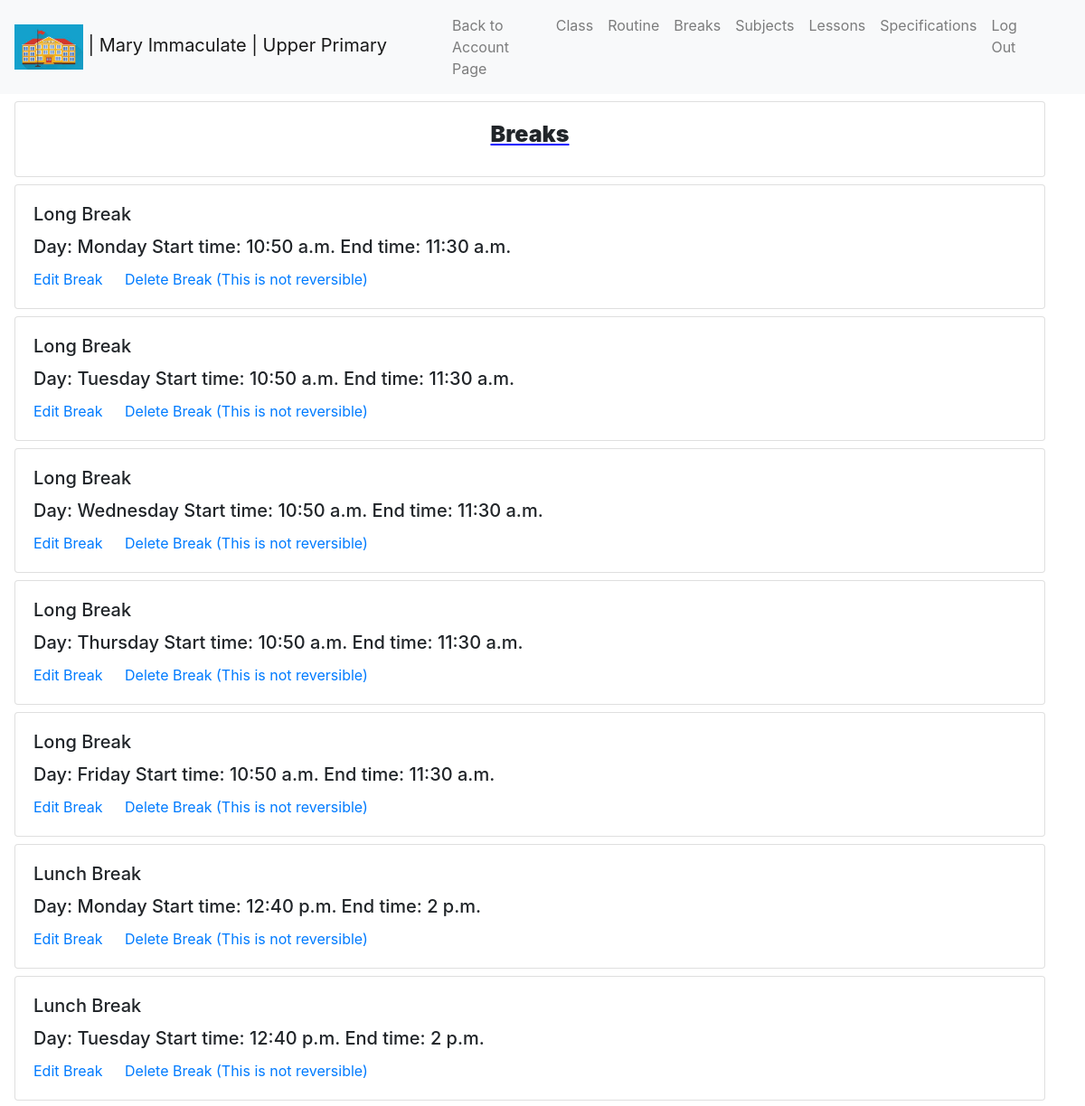
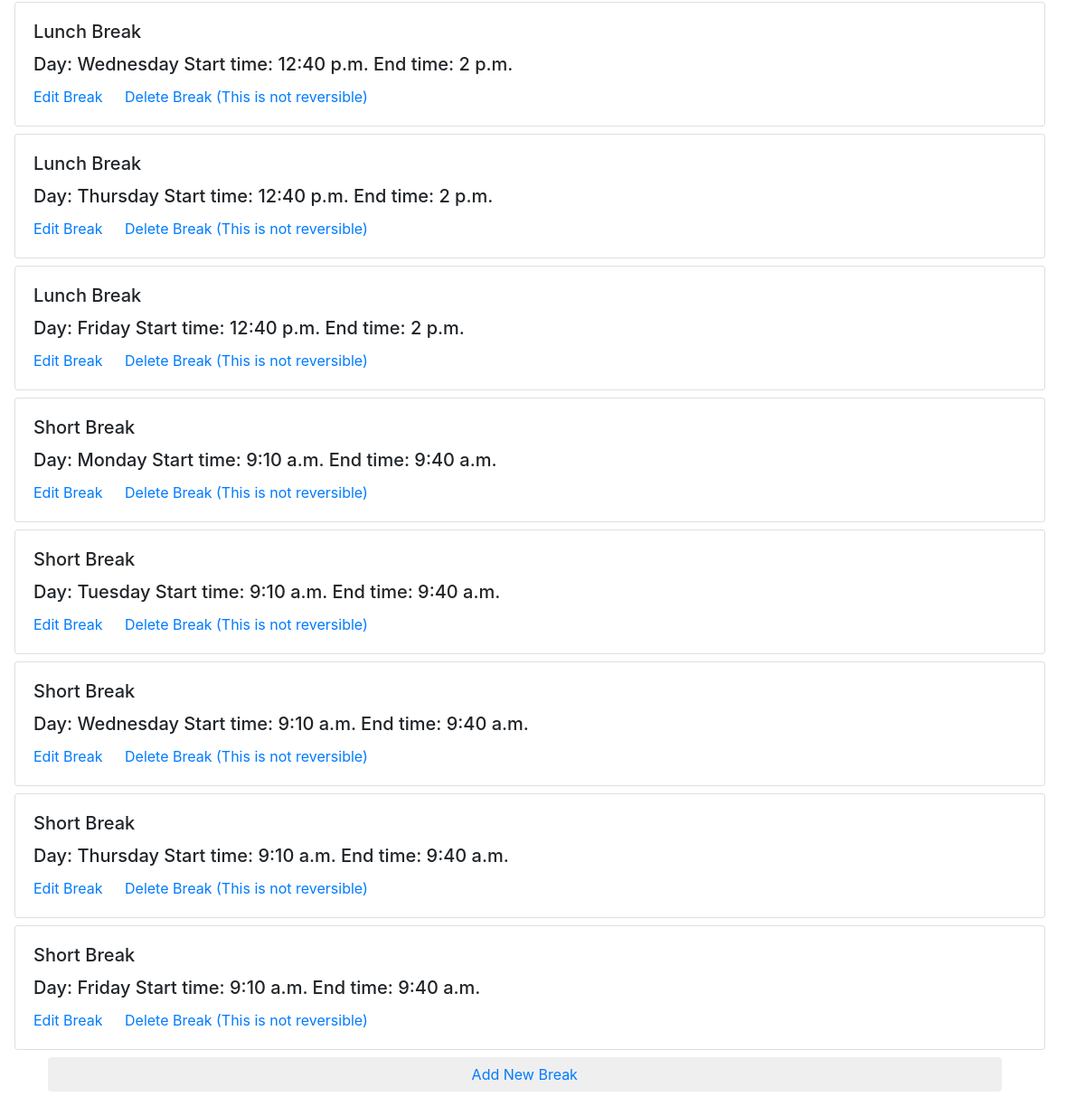
The page /school/S6gHC1W5/groups/upper-primary/breaks/ (signed in) on the database its author committed (2 pictures, top to bottom).
### school/models.py (models this page shows, shortened)
class School(models.Model):
    user = models.ForeignKey(settings.AUTH_USER_MODEL, on_delete=models.CASCADE, db_index=True)
    schoolname = models.CharField(max_length=200)
    randomid = models.CharField(max_length=60, unique=True)
    schoollogo = models.ImageField(upload_to='logo', validators=[validate_logo], default='logo.jpg')
    class Meta:
        verbose_name = ("School")
        verbose_name_plural = ("Schools")

### groups/models.py (models this page shows, shortened)
class SchoolGroups(models.Model):
    school = models.ForeignKey(School, on_delete=models.CASCADE)
    groupname = models.CharField(max_length=100)
    slug = models.SlugField()
    lessonduration = models.PositiveIntegerField()
    class Meta:
        verbose_name = ("Group")
        verbose_name_plural = ("Groups")

class Groupbreaks(models.Model):
    group = models.ForeignKey(SchoolGroups, on_delete=models.CASCADE)
    breakname = models.CharField(max_length=100)
    slug = models.SlugField()
    day = models.CharField(max_length=20, choices=settings.DAYS)
    starttime = models.TimeField()
    endtime = models.TimeField()
    class Meta:
        verbose_name = ("Group break")
        verbose_name_plural = ("Group breaks")

### groups/views.py (the view)
# urls.py: path('school/<randomid>/groups/<groupslug>/breaks/', views.breakview, name="breakview"),
@login_required
def breakview(request, randomid, groupslug):
    theschool = get_object_or_404(School, randomid=randomid)
    thegroup = get_object_or_404(SchoolGroups, school__randomid=randomid, slug=groupslug)
    breaks = Groupbreaks.objects.filter(group__id=thegroup.id)
    return render(request, "frontend/groups/breaksview.html", {"theschool":theschool, "thegroup":thegroup, "breaks":breaks})

### frontend/templates/frontend/groups/breaksview.html (shortened to what this page needs)
{% extends "base/group.html" %}
{% block schooldetails %}
<a class="navbar-brand" href="{% url 'groupdisplay' randomid=theschool.randomid groupslug=thegroup.slug %}"><img src="{{ theschool.schoollogo.url }}" alt="{{ theschool.schoolname }}"  height="50px"> | {{ theschool.schoolname }} | {{ thegroup.groupname }}</a>
{% endblock %}
{% block navigation %}
<li class="nav-item">
    <a class="nav-link" href="{% url 'classview' randomid=theschool.randomid groupslug=thegroup.slug %}">Class</a>
</li>
<li class="nav-item">
    <a class="nav-link" href="{% url 'routineview' randomid=theschool.randomid groupslug=thegroup.slug %}">Routine</a>
</li>
<li class="nav-item">
    <a class="nav-link" href="{% url 'breakview' randomid=theschool.randomid groupslug=thegroup.slug %}">Breaks</a>
</li>
<li class="nav-item">
    <a class="nav-link" href="{% url 'groupsubjectsview' randomid=theschool.randomid groupslug=thegroup.slug %}">Subjects</a>
</li>
<li class="nav-item">
    <a class="nav-link" href="{% url 'lessonsview' randomid=theschool.randomid groupslug=thegroup.slug %}">Lessons</a>
</li>
<li class="nav-item">
    <a class="nav-link" href="{% url 'specificationsview' randomid=theschool.randomid groupslug=thegroup.slug %}">Specifications</a>
</li>
{% endblock %}
{% block content %}
{% if breaks|length > 0 %}
<div class="card mt-2 mx-3" style="width: 95%;">
    <div class="card-body">
      <h5 class="card-title my_card_title">Breaks</h5>
    </div>
  </div>
{% for break in breaks %}
<div class="card mt-2 mx-3" style="width: 95%;">
    <div class="card-body">
         <h5 class="card-title">{{ break.breakname }}</h5>
      <h5 class="card-title">Day: {{ break.day }} Start time: {{ break.starttime }} End time: {{ break.endtime }}</h5>
      <a href="{% url 'editbreak' randomid=theschool.randomid groupslug=thegroup.slug breakid=break.id %}" class="card-link">Edit Break</a>
      <a href="{% url 'deletebreak' randomid=theschool.randomid groupslug=thegroup.slug breakid=break.id %}" class="card-link">Delete Break (This is not reversible)</a>
    </div>
</div>
{% endfor %}
{% else %}
<div class="card mt-2 mx-3" style="width: 95%;">
  <div class="card-body">
    <h5 class="card-title">Sorry, you have no breaks specified currently.</h5>
  </div>
</div>
{% endif %}
<div class="container mb-3">
  <div class="row">
      <div class="col-md-12">
          <button class="btn mt-2 mx-2"  style="width: 95%;">
            <a href="{% url 'addbreak' randomid=theschool.randomid groupslug=thegroup.slug %}">Add New Break</a>
          </button>
      </div>
  </div>
</div>
{% endblock %}

### frontend/static/frontend/css/style.css (style rules this page uses)
body { margin: 0; }
.my_card_title { text-align: center; font-weight: 900; font-size: 25px; text-decoration-line: underline; text-decoration-color: blue; }

### rows shown on the page
School: schoollogo (picture), schoolname "Mary Immaculate"
SchoolGroups: groupname "Upper Primary"
Groupbreaks: breakname "Long Break", day "Monday", starttime "10:50 a.m.", endtime "11:30 a.m."
Groupbreaks: breakname "Long Break", day "Tuesday", starttime "10:50 a.m.", endtime "11:30 a.m."
Groupbreaks: breakname "Long Break", day "Wednesday", starttime "10:50 a.m.", endtime "11:30 a.m."
Groupbreaks: breakname "Long Break", day "Thursday", starttime "10:50 a.m.", endtime "11:30 a.m."
Groupbreaks: breakname "Long Break", day "Friday", starttime "10:50 a.m.", endtime "11:30 a.m."
Groupbreaks: breakname "Lunch Break", day "Monday", starttime "12:40 p.m.", endtime "2 p.m."
Groupbreaks: breakname "Lunch Break", day "Tuesday", starttime "12:40 p.m.", endtime "2 p.m."
Groupbreaks: breakname "Lunch Break", day "Wednesday", starttime "12:40 p.m.", endtime "2 p.m."
Groupbreaks: breakname "Lunch Break", day "Thursday", starttime "12:40 p.m.", endtime "2 p.m."
Groupbreaks: breakname "Lunch Break", day "Friday", starttime "12:40 p.m.", endtime "2 p.m."
Groupbreaks: breakname "Short Break", day "Monday", starttime "9:10 a.m.", endtime "9:40 a.m."
Groupbreaks: breakname "Short Break", day "Tuesday", starttime "9:10 a.m.", endtime "9:40 a.m."
Groupbreaks: breakname "Short Break", day "Wednesday", starttime "9:10 a.m.", endtime "9:40 a.m."
Groupbreaks: breakname "Short Break", day "Thursday", starttime "9:10 a.m.", endtime "9:40 a.m."
Groupbreaks: breakname "Short Break", day "Friday", starttime "9:10 a.m.", endtime "9:40 a.m."
